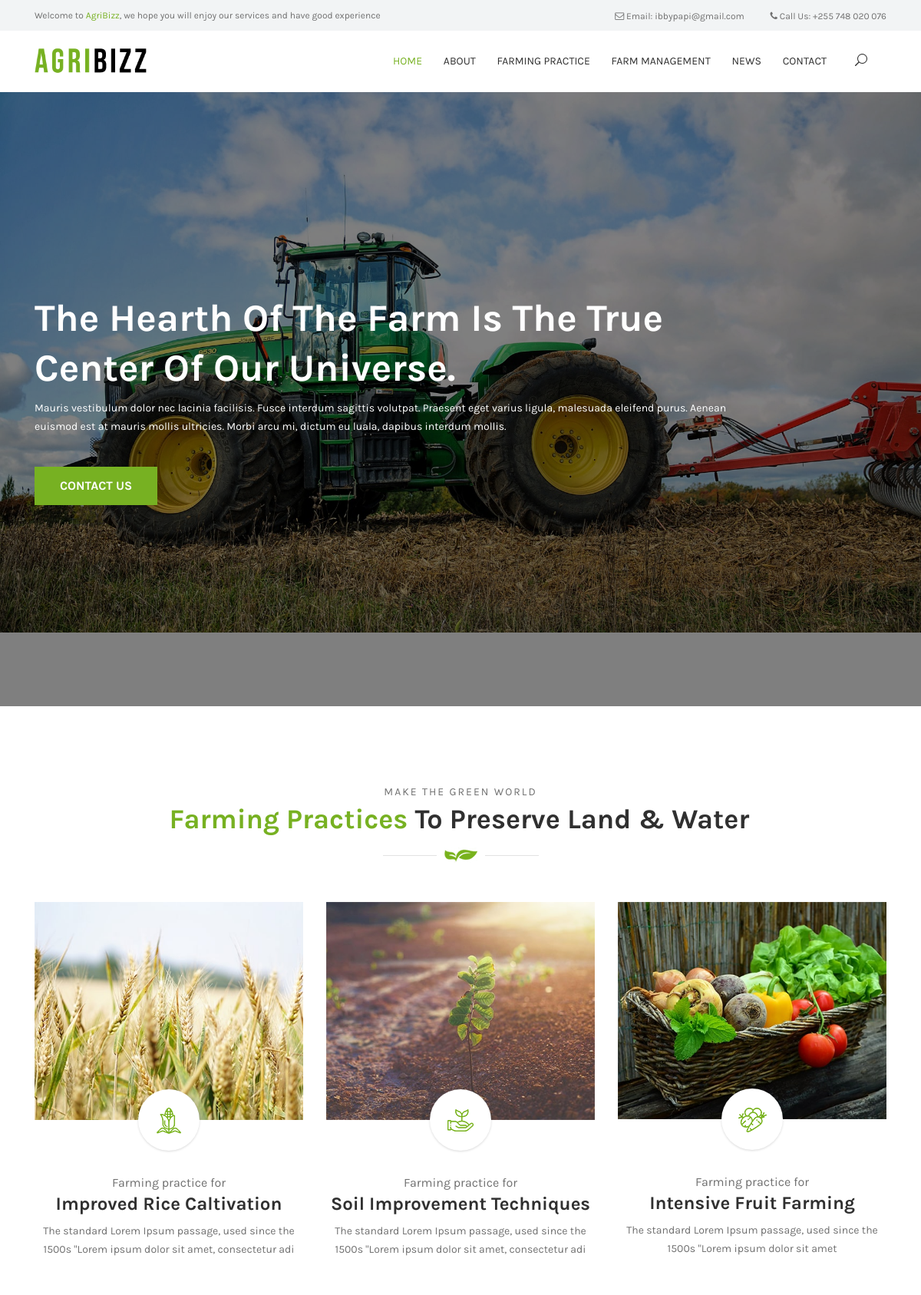
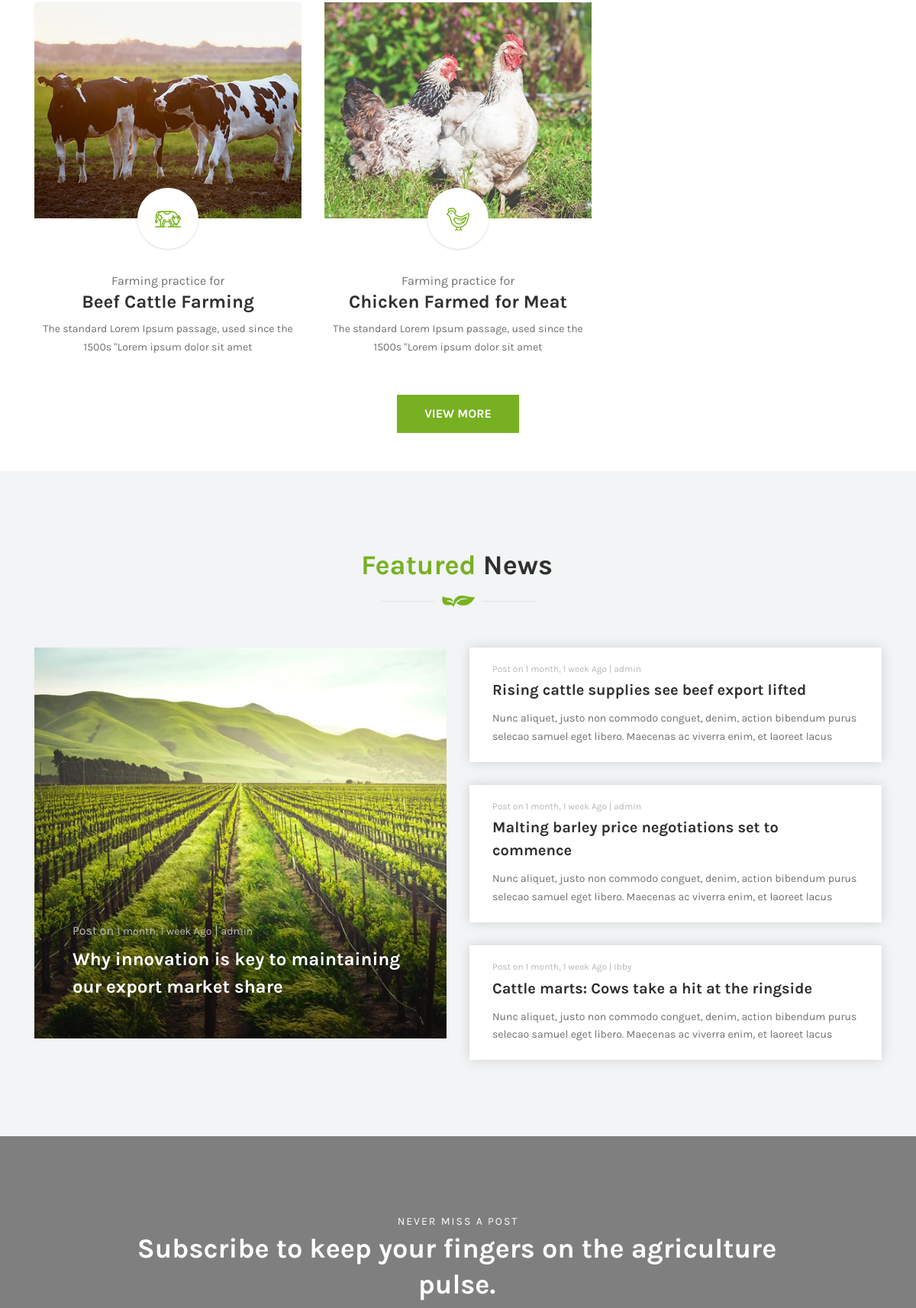
The page / (upper part) on the database its author committed (2 pictures, top to bottom).
### blog/models.py (models this page shows, shortened)
class BlogPost (models.Model):
    STATUS_CHOICE = (('draft', 'Draft'), ('published', 'Published'),)
    author = models.ForeignKey(
        Author, on_delete=models.CASCADE, related_name='blog_posts')
    title = models.CharField(max_length=200,)
    overview = models.CharField(max_length=150, default='', blank=True)
    slug = models.SlugField(null=True, unique=True)
    categories = models.ManyToManyField(Category)
    thumbnail = models.ImageField(upload_to=upload_location, null=True, blank=True)
    icon = ImageField(upload_to=upload_location, null=True, blank=True)
    content = HTMLField()
    publish = models.DateTimeField(default=timezone.now)
    date_created = models.DateTimeField(
        auto_now_add=True, verbose_name="date_published")
    date_updated = models.DateTimeField(
        auto_now=True, verbose_name="date_updated")
    status = models.CharField(
        max_length=10, choices=STATUS_CHOICE, default='draft')
    featured = models.BooleanField()
    class Meta:
        ordering = ('-publish',)

class News(models.Model):
    STATUS = (('draft', 'Draft'), ('published', 'Published'))
    author = models.ForeignKey(Author, on_delete=models.CASCADE, related_name='blog_post')
    title = models.CharField(max_length=200)
    overview = models.CharField(max_length=140)
    slug = models.CharField(max_length=150, null=True, unique=True)
    featured_thumbnail = models.ImageField(upload_to=upload_location, null=True, blank=True)
    thumbnail = models.ImageField(upload_to=img_location, null=True, blank=True)
    content = HTMLField()
    date_created = models.DateTimeField(verbose_name='date-published',auto_now_add=True)
    publish_date =models.DateTimeField(default=timezone.now)
    news_status = models.CharField(max_length=10, choices=STATUS, default='draft')
    featured_news = models.BooleanField()
    class Meta:
        ordering = ('-publish_date',)
        verbose_name = "News"
        verbose_name_plural = "News"

class Author(models.Model):
    user = models.OneToOneField(User, on_delete=models.CASCADE)
    profile_pic = models.ImageField()

### mainApp/views.py (the view)
# urls.py: path('', views.index, name='index'),
def index(request):
    practice_post = BlogPost.objects.filter(featured=True)
    news_post = News.objects.filter(featured_news=True)
    list_news = News.objects.order_by('-date_created').exclude(featured_news=True)
    if request.method == "POST":
        email = request.POST["email"]
        new_signup = Newsletter()
        new_signup.email = email
        new_signup.save()
    context = {
        'object_list': practice_post,
        'featured_news': news_post,
        'news_list': list_news,
    }
    return render(request, 'index.html', context)

### templates/index.html (shortened to what this page needs)
{% extends 'base.html' %}
{% load static %}
{% block content %}
<div class="hero-area">
    <div class="welcome-slides owl-carousel">
        <div class="single-welcome-slides bg-img bg-overlay jarallax" style="background-image: url({% static 'img/bg-img/1.jpg' %});">
            <div class="container h-100">
                <div class="row h-100 align-items-center">
                    <div class="col-12 col-lg-10">
                        <div class="welcome-content">
                            <h2 data-animation="fadeInUp" data-delay="200ms">The hearth of the farm is the true center of our universe.</h2>
                            <p data-animation="fadeInUp" data-delay="400ms">Mauris vestibulum dolor nec lacinia facilisis. Fusce interdum sagittis volutpat. Praesent eget varius ligula, malesuada eleifend purus. Aenean euismod est at mauris mollis ultricies. Morbi arcu mi, dictum eu luala, dapibus
                                interdum mollis.</p>
                            <a href="contact" class="btn famie-btn mt-4" data-animation="bounceInUp" data-delay="600ms">Contact Us</a>
                        </div>
                    </div>
                </div>
            </div>
        </div>
    </div>
</div>
<section class="farming-practice-area section-padding-100-50">
    <div class="container">
        <div class="row">
            <div class="col-12">
                <div class="section-heading text-center">
                    <p>Make the green world</p>
                    <h2><span>Farming Practices</span> To Preserve Land & Water</h2>
                    <img src="{% static 'img/core-img/decor2.png' %}" alt="">
                </div>
            </div>
        </div>
        <div class="row">
                {% for obj in object_list %}
                <div class="col-12 col-sm-6 col-lg-4">
                    <div class="single-farming-practice-area mb-50 wow fadeInUp" data-wow-delay="100ms">
                        <div class="farming-practice-thumbnail">
                            <img src="{{obj.thumbnail.url}}" alt="">
                        </div>
                        <div class="farming-practice-content text-center">
                            <div class="farming-icon">
                                <img src="{{obj.icon.url}}" alt="">
                            </div>
                            <span>Farming practice for</span>
                            <a href="{% url 'practice_details' obj.slug %}"><h4>{{obj.title}}</h4></a>
                            <p>{{obj.overview}}</p>
                        </div>
                    </div>
                </div>
                {% endfor %}
            </div>
                <div class="gotoshop-btn text-center wow fadeInUp" data-wow-delay="900ms">
                    <a href="{% url 'farming_practice' %}" class="btn famie-btn">View More</a>
                </div>
        </div>
    </section>
<section class="news-area bg-gray section-padding-100-0">
    <div class="container">
        <div class="section-heading text-center">
            <h2><span>Featured</span> News</h2>
            <img src="{% static 'img/core-img/decor2.png' %}" alt="">
        </div>
        <div class="row">
            {% for news in featured_news %}
            <div class="col-12 col-lg-6">
                <div class="featured-post-area mb-100 wow fadeInUp" data-wow-delay="100ms">
                    <img src="{{ news.featured_thumbnail.url }}" alt="">
                    <div class="post-content">
                        <h6>Post on <a href="#">{{ news.date_created | timesince }} Ago</a> | <a href="#">{{ news.author.user.username }}</a></h6>
                        <a href="{% url 'news_details' news.slug %}" class="post-title">{{ news.title }}</a>
                    </div>
                </div>
            {% endfor %}
            </div>
            <div class="col-12 col-lg-6 mb-100">
                {% for list in news_list %}
                <div class="single-blog-area style-2 wow fadeInUp" data-wow-delay="300ms">
                    <div class="post-content">
                        <h6>Post on <a href="#">{{ list.date_created | timesince }} Ago</a> | <a href="#">{{ list.author.user.username }}</a></h6>
                        <a href="{% url 'news_details' list.slug %}" class="post-title">{{ list.title }}</a>
                        <p>{{ list.overview }}</p>
                    </div>
                </div>
                {% endfor %}
            </div>
        </div>
    </div>
</section>
<section class="newsletter-area section-padding-100 bg-img bg-overlay jarallax" style="background-image: url({% static 'img/bg-img/8.jpg' %});">
    <div class="container">
        <div class="row justify-content-center">
            <div class="col-12 col-lg-10">
                <div class="newsletter-content">
                    <div class="section-heading white text-center">
                        <p>Never Miss a Post</p>
                        <h2><span>Subscribe </span>to keep your fingers on the agriculture pulse.</h2>
                    </div>
                </div>
            </div>
        </div>
    </div>
</section>
{% endblock %}

### static/css/classy-nav.css (style rules this page uses)
body { font-family: "Roboto", sans-serif; }
img { height: auto; max-width: 100%; }
.bg-img { background-position: center center; background-size: cover; background-repeat: no-repeat; }
.justify-content-center { -webkit-box-pack: center; -ms-flex-pack: center; justify-content: center; }

### rows shown on the page
BlogPost: thumbnail (picture), icon (picture), title "Improved Rice Caltivation", overview "The standard Lorem Ipsum passage, used since the 1500s \"Lorem ipsum dolor sit amet, consectetur adi"
BlogPost: thumbnail (picture), icon (picture), title "Soil Improvement Techniques", overview "The standard Lorem Ipsum passage, used since the 1500s \"Lorem ipsum dolor sit amet, consectetur adi"
BlogPost: thumbnail (picture), icon (picture), title "Intensive Fruit Farming", overview "The standard Lorem Ipsum passage, used since the 1500s \"Lorem ipsum dolor sit amet"
BlogPost: thumbnail (picture), icon (picture), title "Beef Cattle Farming", overview "The standard Lorem Ipsum passage, used since the 1500s \"Lorem ipsum dolor sit amet"
BlogPost: thumbnail (picture), icon (picture), title "Chicken Farmed for Meat", overview "The standard Lorem Ipsum passage, used since the 1500s \"Lorem ipsum dolor sit amet"
News: featured_thumbnail (picture), date_created "1 month, 1 week", author.user.username "admin", title "Why innovation is key to maintaining our export market share"
News: date_created "1 month, 1 week", author.user.username "admin", title "Rising cattle supplies see beef export lifted", overview "Nunc aliquet, justo non commodo conguet, denim, action bibendum purus selecao samuel eget libero. Maecenas ac viverra enim, et laoreet lacus"
News: date_created "1 month, 1 week", author.user.username "admin", title "Malting barley price negotiations set to commence", overview "Nunc aliquet, justo non commodo conguet, denim, action bibendum purus selecao samuel eget libero. Maecenas ac viverra enim, et laoreet lacus"
News: date_created "1 month, 1 week", author.user.username "Ibby", title "Cattle marts: Cows take a hit at the ringside", overview "Nunc aliquet, justo non commodo conguet, denim, action bibendum purus selecao samuel eget libero. Maecenas ac viverra enim, et laoreet lacus"
